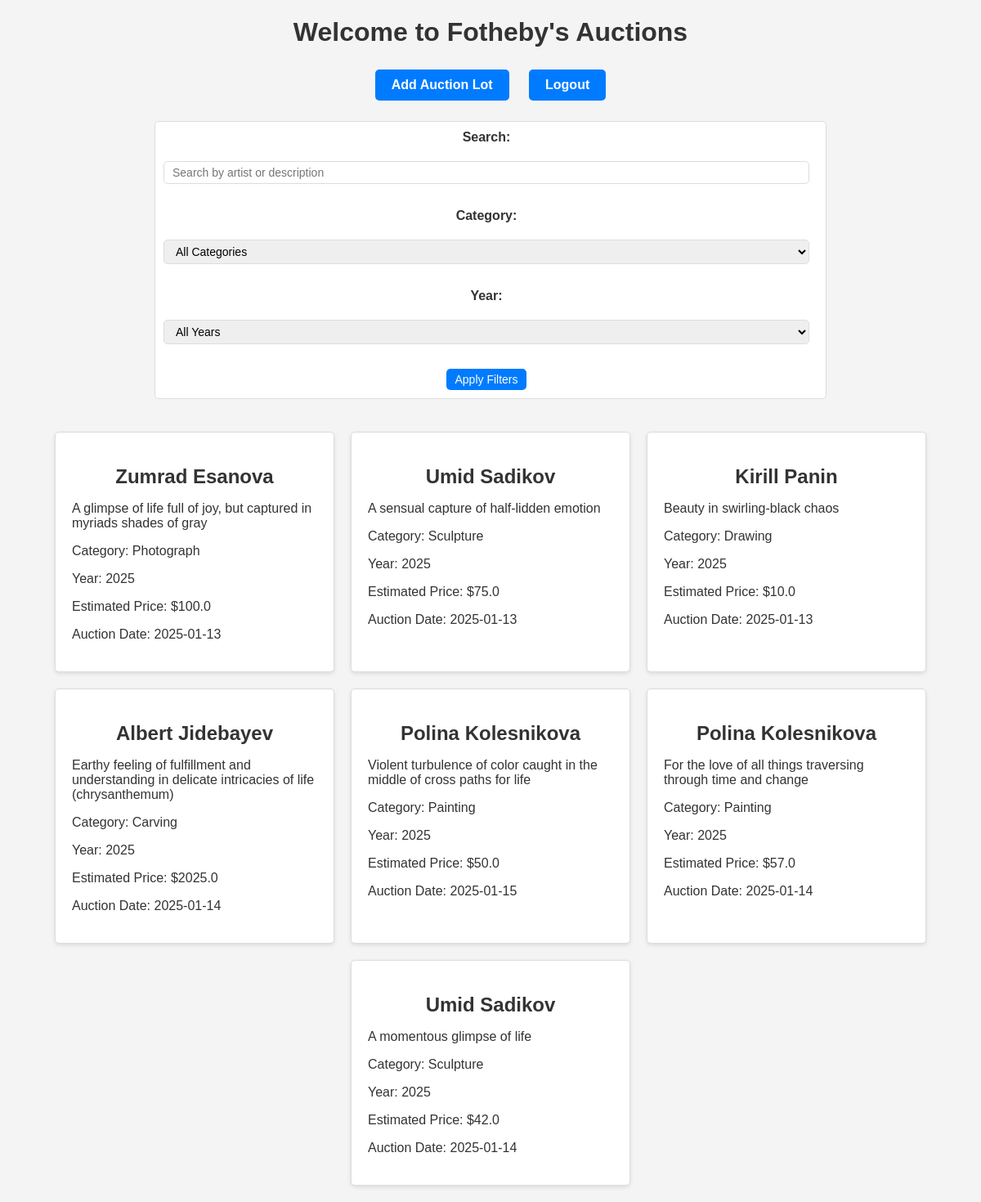
The page / (signed in) on the database its author committed.
### app.py (models this page shows)
class AuctionLot(db.Model):
    id = db.Column(db.Integer, primary_key=True)
    lot_number = db.Column(db.String(10), nullable=False)
    artist = db.Column(db.String(100), nullable=False)
    year = db.Column(db.Integer, nullable=False)
    category = db.Column(db.String(100), nullable=False)
    subject_classification = db.Column(db.String(100), nullable=False)
    description = db.Column(db.Text, nullable=False)
    estimated_price = db.Column(db.Float, nullable=False)
    auction_date = db.Column(db.DateTime, nullable=False)
    archived = db.Column(db.Boolean, default=False)

### app.py (the view)
@app.route('/', methods=['GET', 'POST'])
def index():
    search_term = request.args.get('search', '')
    category_filter = request.args.get('category', '')
    year_filter = request.args.get('year', '')
    query = AuctionLot.query.filter_by(archived=False)
    if search_term:
        query = query.filter(
            (AuctionLot.artist.ilike(f'%{search_term}%')) |
            (AuctionLot.description.ilike(f'%{search_term}%'))
        )
    if category_filter:
        query = query.filter(AuctionLot.category == category_filter)
    if year_filter:
        query = query.filter(AuctionLot.year == int(year_filter))
    lots = query.all()
    categories = [lot.category for lot in AuctionLot.query.distinct(AuctionLot.category).all()]
    years = [lot.year for lot in AuctionLot.query.distinct(AuctionLot.year).all()]
    return render_template('index.html', lots=lots, categories=categories, years=years)

### templates/index.html (shortened to what this page needs)
<!DOCTYPE html>
<html lang="en">
<head>
    <link rel="stylesheet" href="/static/css/styles.css">
</head>
<body>
    <header>
        <h1>Welcome to Fotheby's Auctions</h1>
        <nav class="header-nav">
            {% if session.get('user') %}
                <a href="/add" class="button">Add Auction Lot</a>
                <a href="/logout" class="button">Logout</a>
            {% else %}
                <a href="/login" class="button">Admin Login</a>
            {% endif %}
        </nav>
    </header>
    <form method="GET" action="/" class="filter-form">
        <label for="search">Search:</label>
        <input type="text" id="search" name="search" placeholder="Search by artist or description" value="{{ request.args.get('search', '') }}">
        <label for="category">Category:</label>
        <select id="category" name="category">
            <option value="">All Categories</option>
        </select>
        <label for="year">Year:</label>
        <select id="year" name="year">
            <option value="">All Years</option>
        </select>
        <button type="submit">Apply Filters</button>
    </form>
    <div class="lot-container">
        {% if lots %}
            {% for lot in lots %}
                <div class="lot-card">
                    <h2>{{ lot.artist }}</h2>
                    <p>{{ lot.description }}</p>
                    <p>Category: {{ lot.category }}</p>
                    <p>Year: {{ lot.year }}</p>
                    <p>Estimated Price: ${{ lot.estimated_price }}</p>
                    <p>Auction Date: {{ lot.auction_date.strftime('%Y-%m-%d') }}</p>
                </div>
            {% endfor %}
        {% else %}
            <p>No lots match your search/filter criteria.</p>
        {% endif %}
    </div>
</body>
</html>

### static/css/styles.css (style rules this page uses)
body { font-family: Arial, sans-serif; margin: 0; padding: 0; background-color: #f4f4f4; color: #333; }
h1, h2 { text-align: center; }
a { color: #007bff; text-decoration: none; }
.lot-container { display: flex; flex-wrap: wrap; gap: 20px; justify-content: center; padding: 20px; }
.lot-card { background: #fff; border: 1px solid #ddd; border-radius: 5px; width: 300px; padding: 20px; box-shadow: 0 2px 5px rgba(0, 0, 0, 0.1); }
.lot-card h2 { margin-bottom: 10px; }
form { margin: 20px auto; padding: 20px; background: #fff; border: 1px solid #ddd; border-radius: 5px; width: 80%; }
form label { display: block; margin-bottom: 5px; }
form input, form select, form textarea { width: 100%; margin-bottom: 15px; padding: 10px; border: 1px solid #ddd; border-radius: 5px; }
form button { padding: 10px 20px; background: #007bff; color: #fff; border: none; border-radius: 5px; cursor: pointer; }
nav { text-align: center; margin-top: 10px; }
nav .button { display: inline-block; margin: 10px; padding: 10px 15px; background-color: #007bff; color: white; border: none; border-radius: 5px; text-decoration: none; font-size: 16px; font-weight: bold; }
.filter-form { display: flex; flex-wrap: wrap; gap: 15px; margin: 20px auto; padding: 10px; background: #fff; border: 1px solid #ddd; border-radius: 5px; max-width: 800px; justify-content: center; }
.filter-form label { margin-right: 10px; font-weight: bold; }
.filter-form input, .filter-form select, .filter-form button { padding: 5px 10px; margin-right: 10px; border: 1px solid #ddd; border-radius: 5px; font-size: 14px; }
.filter-form button { background: #007bff; color: white; border: none; cursor: pointer; }
.header-nav { text-align: center; margin-top: 20px; }
.header-nav .button { display: inline-block; margin: 5px 10px; padding: 10px 20px; background-color: #007bff; color: white; border: none; border-radius: 5px; text-decoration: none; font-size: 16px; font-weight: bold; cursor: pointer; }

### rows shown on the page
AuctionLot: artist "Zumrad Esanova", description "A glimpse of life full of joy, but captured in myriads shades of gray", category "Photograph", year "2025", estimated_price "100.0", auction_date "2025-01-13"
AuctionLot: artist "Umid Sadikov", description "A sensual capture of half-lidden emotion", category "Sculpture", year "2025", estimated_price "75.0", auction_date "2025-01-13"
AuctionLot: artist "Kirill Panin", description "Beauty in swirling-black chaos", category "Drawing", year "2025", estimated_price "10.0", auction_date "2025-01-13"
AuctionLot: artist "Albert Jidebayev", description "Earthy feeling of fulfillment and understanding in delicate intricacies of life (chrysanthemum)", category "Carving", year "2025", estimated_price "2025.0", auction_date "2025-01-14"
AuctionLot: artist "Polina Kolesnikova", description "Violent turbulence of color caught in the middle of cross paths for life", category "Painting", year "2025", estimated_price "50.0", auction_date "2025-01-15"
AuctionLot: artist "Polina Kolesnikova", description "For the love of all things traversing through time and change", category "Painting", year "2025", estimated_price "57.0", auction_date "2025-01-14"
AuctionLot: artist "Umid Sadikov", description "A momentous glimpse of life", category "Sculpture", year "2025", estimated_price "42.0", auction_date "2025-01-14"
